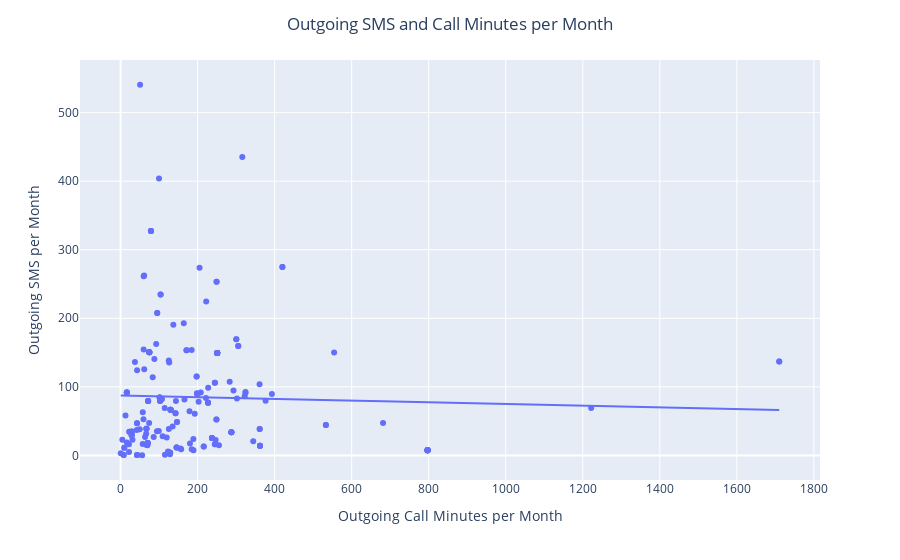

The cell this chart's notebook holds for it:
### Markdown cell above
There are 211 observations that contain values for both 'outgoing_mins_per_month' and 'outgoing_sms_per_month'. So, this is an adequate sample size.

### Code cell
fig = px.scatter(df,
                x='outgoing_mins_per_month',
                y='outgoing_sms_per_month',
                trendline="ols")
fig.update_layout(title = "Outgoing SMS and Call Minutes per Month",
                  title_x = 0.5,
                  xaxis_title = "Outgoing Call Minutes per Month",
                  yaxis_title = "Outgoing SMS per Month")
fig.show()

### Figure 1 — Plotly figure (JSON) as saved in the notebook; plotly's stock layout.template omitted (floating-point values rounded to 4 significant figures; data arrays with more than 128 entries replaced by an {"elided": "..."} marker saying what was removed)
{"data": [{"hovertemplate": "outgoing_mins_per_month=%{x}<br>outgoing_sms_per_month=%{y}<extra></extra>", "legendgroup": "", "marker": {"color": "#636efa", "symbol": "circle"}, "mode": "markers", "name": "", "orientation": "v", "showlegend": false, "type": "scatter", "x": {"elided": "330 float values"}, "xaxis": "x", "y": {"elided": "330 float values"}, "yaxis": "y"}, {"hovertemplate": "<b>OLS trendline</b><br>outgoing_sms_per_month = -0.0123919 * outgoing_mins_per_month + 87.4424<br>R<sup>2</sup>=0.001243<br><br>outgoing_mins_per_month=%{x}<br>outgoing_sms_per_month=%{y} <b>(trend)</b><extra></extra>", "legendgroup": "", "marker": {"color": "#636efa", "symbol": "circle"}, "mode": "lines", "name": "", "showlegend": false, "type": "scatter", "x": {"elided": "211 float values"}, "xaxis": "x", "y": {"elided": "211 float values"}, "yaxis": "y"}], "layout": {"legend": {"tracegroupgap": 0}, "margin": {"t": 60}, "title": {"text": "Outgoing SMS and Call Minutes per Month", "x": 0.5}, "xaxis": {"anchor": "y", "domain": [0, 1], "title": {"text": "Outgoing Call Minutes per Month"}}, "yaxis": {"anchor": "x", "domain": [0, 1], "title": {"text": "Outgoing SMS per Month"}}}}
